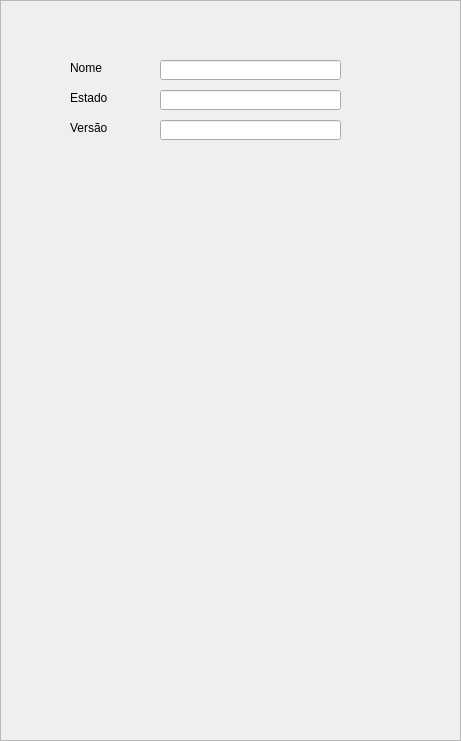
       <widget class="QFrame" name="frameWebsite">
        <property name="geometry">
         <rect>
          <x>860</x>
          <y>10</y>
          <width>461</width>
          <height>741</height>
         </rect>
        </property>
        <property name="frameShape">
         <enum>QFrame::StyledPanel</enum>
        </property>
        <property name="frameShadow">
         <enum>QFrame::Raised</enum>
        </property>
        <widget class="QLineEdit" name="txtWebNome">
         <property name="geometry">
          <rect>
           <x>160</x>
           <y>60</y>
           <width>181</width>
           <height>20</height>
          </rect>
         </property>
        </widget>
        <widget class="QLineEdit" name="txtWebVers">
         <property name="geometry">
          <rect>
           <x>160</x>
           <y>120</y>
           <width>181</width>
           <height>20</height>
          </rect>
         </property>
        </widget>
        <widget class="QLineEdit" name="txtWebEstado">
         <property name="geometry">
          <rect>
           <x>160</x>
           <y>90</y>
           <width>181</width>
           <height>20</height>
          </rect>
         </property>
        </widget>
        <widget class="QLabel" name="labWebNome">
         <property name="geometry">
          <rect>
           <x>70</x>
           <y>60</y>
           <width>91</width>
           <height>16</height>
          </rect>
         </property>
         <property name="text">
          <string>Nome</string>
         </property>
        </widget>
        <widget class="QLabel" name="labWebEstado">
         <property name="geometry">
          <rect>
           <x>70</x>
           <y>90</y>
           <width>91</width>
           <height>16</height>
          </rect>
         </property>
         <property name="text">
          <string>Estado</string>
         </property>
        </widget>
        <widget class="QLabel" name="labWebVers">
         <property name="geometry">
          <rect>
           <x>70</x>
           <y>120</y>
           <width>91</width>
           <height>16</height>
          </rect>
         </property>
         <property name="text">
          <string>Versão</string>
         </property>
        </widget>
       </widget>
